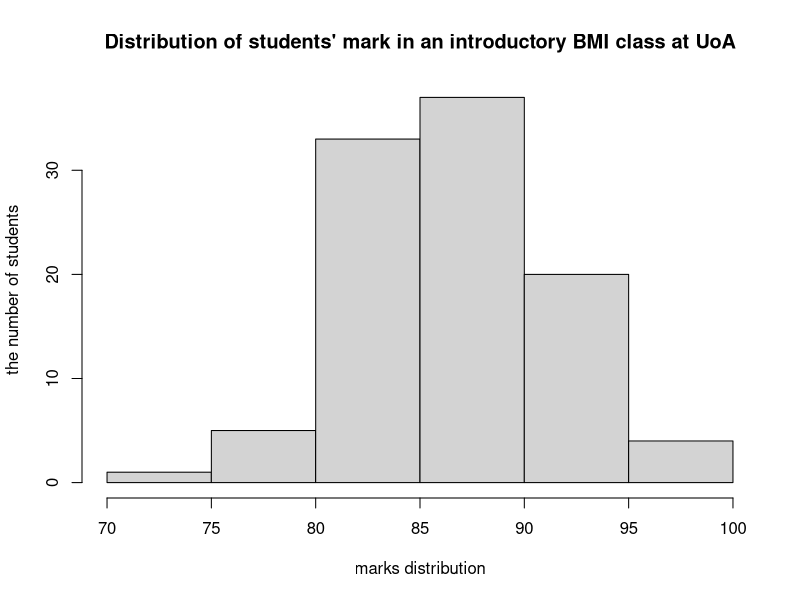
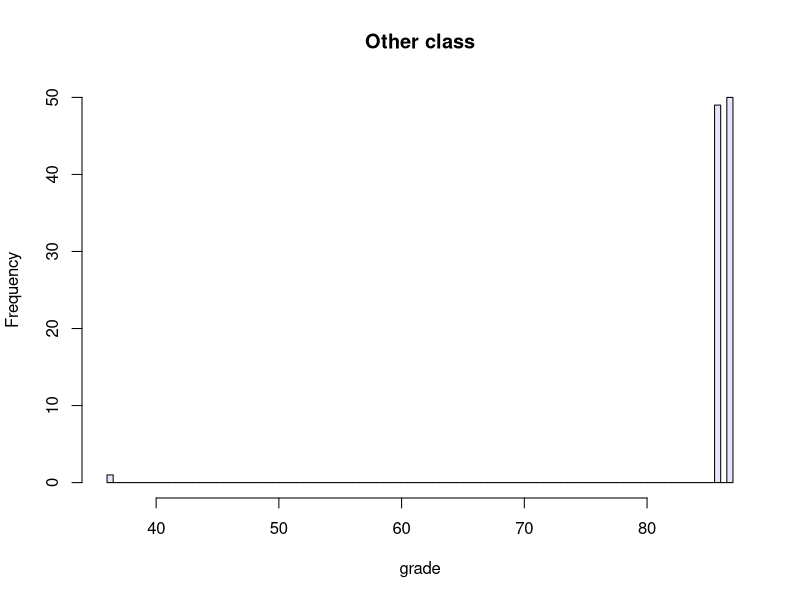
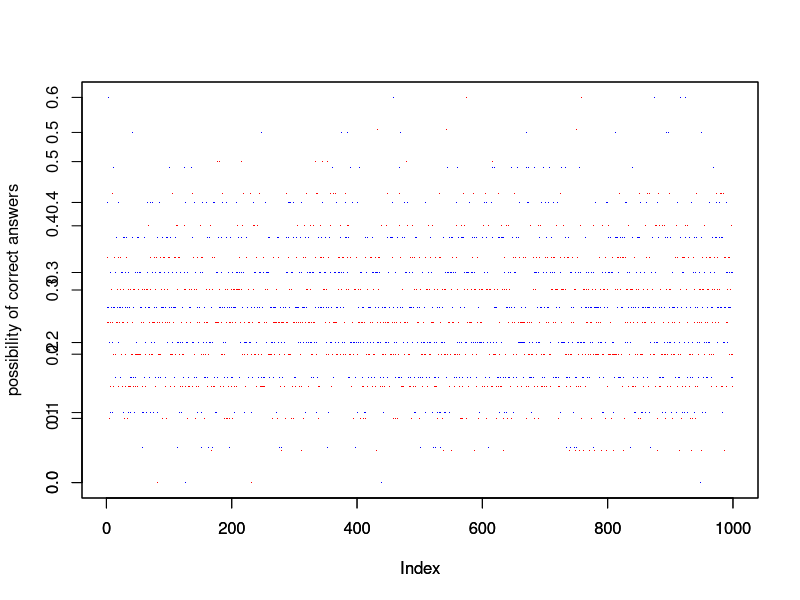

Generate these figures, in order, with R:
#Looking at students grade
marks<-rnorm(100,86,5.0)
hist(marks,pch=16,xlab = "marks distribution",ylab = "the number of students",main = "Distribution of students' mark in an introductory BMI class at UoA",col = "lightgrey")
cnt1 = 0
cnt2 = 0
for (i in 1:100){
  if(marks[i]>91||marks[i]<81){
    cnt1 = cnt1+1
  }
  if(marks[i]>96||marks[1]<76){
    cnt2=cnt2+1
  }
}
print(paste("The number of students whose score higher than 91 or lower than 81 is:",cnt1))
print(paste("The number of students whose score higher than 96 or lower than 76 is:",cnt2))

#=================================
grade_81_91 <- sum(marks<81|marks>91)
grade_81_91

other_class = c(36, rep(86,49), rep(87,50)) 
mean(other_class)
round(sd(other_class),digits = 2)
hist(other_class, xlab="grade", breaks=100, col="lavender", main="Other class")

#getting good grades
set3=c()
set4=c()
for (i in 1:1000){
  cnt3 = 0
  cnt4 = 0
  correct<-sample(1:4,20,replace = TRUE)
  answer<-sample(1:4,20,replace =TRUE)
  for (i in 1:20){
    if (correct[i]==answer[i]){
      cnt3 = cnt3+1
    }
    if (correct[i]==1){
      cnt4 = cnt4+1
    }
  }
  set3<-c(set3,cnt3/20)
  set4<-c(set4,cnt4/20)
}
cnt3>=10
cnt4>=10
t.test(set3,set4)
plot(set3,col='red',pch=".",ylab = "possibility of correct answers")
par(new=TRUE)
plot(set4,col='blue',pch=".",ylab='')

#=======
0.25^10*0.75^10*choose(20,10)
p_passing=0
for (s in 10:20){
  a<-0.25^s*0.75^(20-s)*choose(20,s)
  p_passing = p_passing+a
}
p_passing




